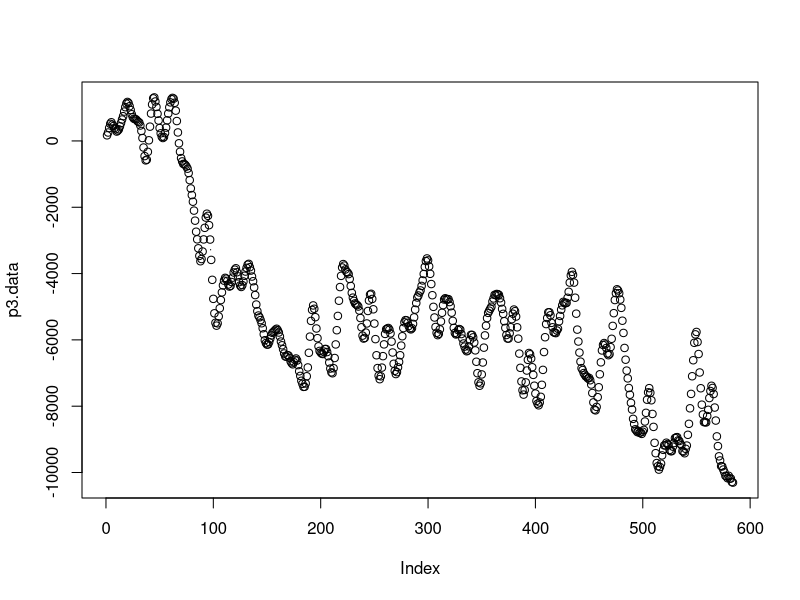
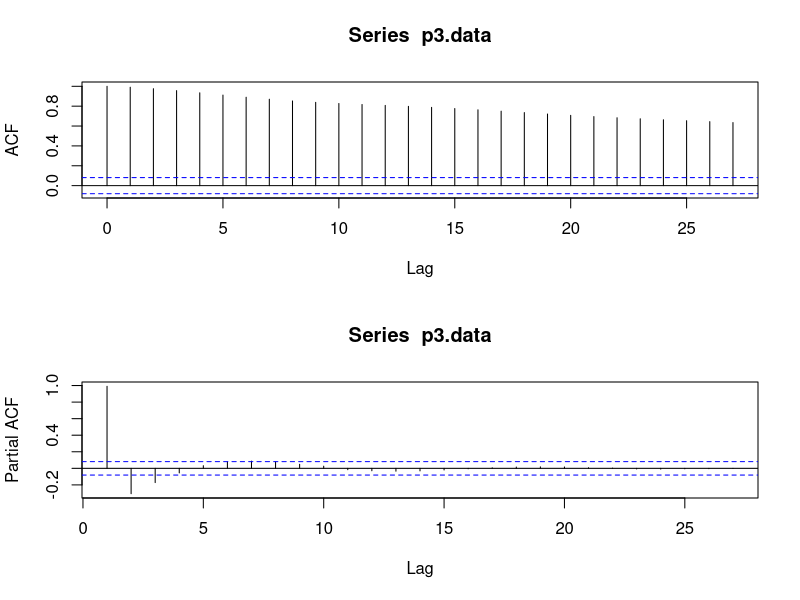
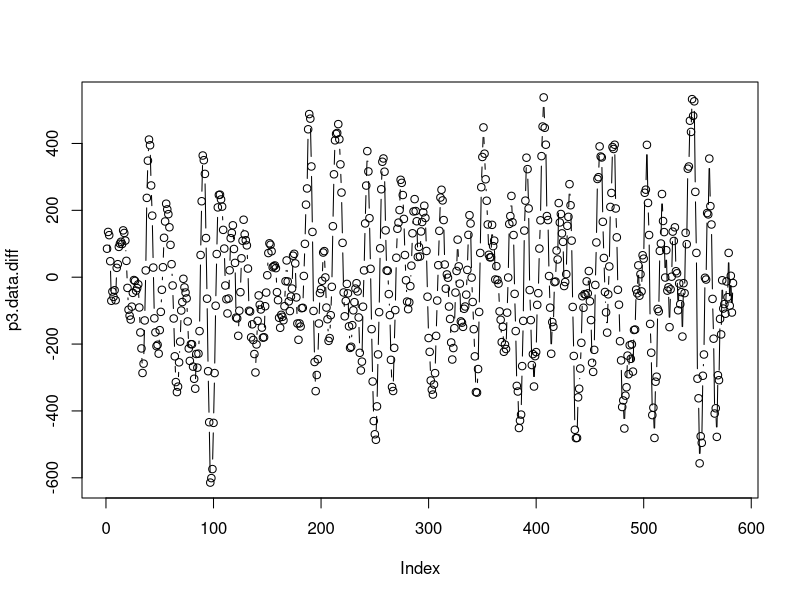
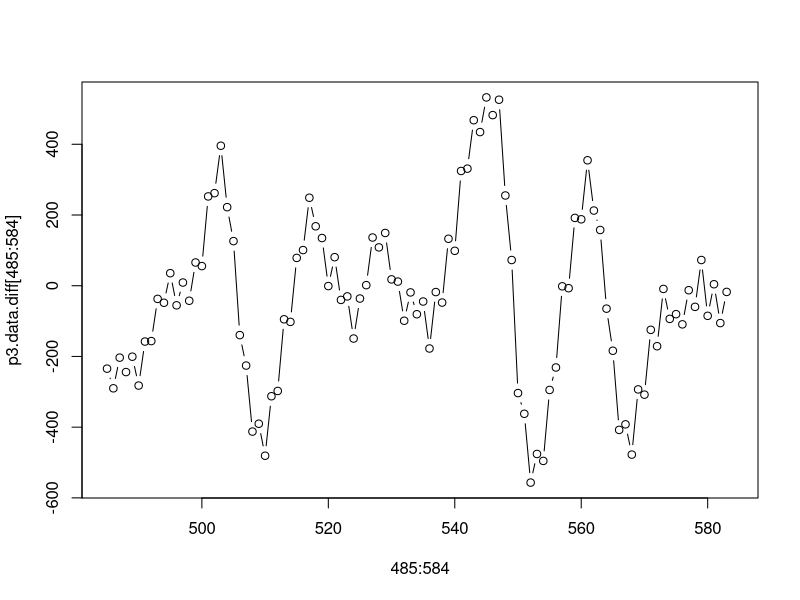

Generate these figures, in order, with R: (Note: this script raises an error after producing the figures.)
##### Supporting Code for Dataset 1 #####
setwd('~/documents/sjsu/265/time-series-project')

p3.data <- scan('proj3.txt')

## Visuals original data
plot(p3.data, type = "b")

par(mfrow=c(2,1))
   acf(p3.data, type = c("correlation"))
   acf(p3.data, type = c("partial"))
par(mfrow=c(1,1))

# Checking for non-stationarity
library(tseries)
adf.test(p3.data)
# Result: p-value 0.1513
# Fail to reject null hypothesis, conclude that the data is non-stationary

## Differencing data 1 time
p3.data.diff <- diff(p3.data, lag = 1)

plot(p3.data.diff, type = "b")
plot(485:584, p3.data.diff[485:584], type = "b")
###### Data looks SUSPICIOUSLY like dataset 1 #####

par(mfrow=c(2,1))
   plot(p1.data, type = "b")
   plot(p3.data.diff, type = "b")
par(mfrow=c(1,1))

# Starting at p3.data.dif[49] every point after is 75 less than p1.data
p3.data.diff[49:549]-p1.data[1:501]
# PLOT PROVING EXACT RELATIONSHIP
plot(p3.data.diff, type = "b")
lines(49:549, (p1.data[1:501] - 75), type = "b", col = "red")

###################################################

par(mfrow=c(2,1))
   acf(p3.data.diff, type = c("correlation"))
   acf(p3.data.diff, type = c("partial"))
par(mfrow=c(1,1))

# Mean stuff
mean(p3.data)

p3.data.demean <- p3.data - mean(p3.data)
df <- data.frame(p3.data, p3.data.demean)

library(ggplot2)
ggplot(df, aes(x = seq(1,length(p3.data)), y = p3.data.demean)) + 
geom_line() + 
geom_point() + 
geom_smooth()  + 
geom_line(aes(y = p3.data), colour = 'red') +
geom_smooth(aes(y = p3.data), colour = 'red')

plot(p3.data.demean, type = "b")

par(mfrow=c(2,1))
   acf(p3.data.demean, type = c("correlation"))
   acf(p3.data.demean, type = c("partial"))
par(mfrow=c(1,1))


# ACF exhibits sinusoidal decay
# PACF looks weird up to lag 8, cuts off after that

##### Candidate Model Analsysis #####

# General AIC analysis of many models up to ARMA(7,10)
ar.p <- 7
ma.q <- 10

ar.vec <- rep(0:ar.p, each = (ma.q + 1))
ma.vec <- rep(seq(0,ma.q), (ar.p + 1))


aic.vec <- vector()
sig2.vec <- vector()
loglik.vec <- vector()
arma.res.ss <- vector()
bic.vec <- vector()
for(p in 1:(ar.p + 1)) {
    for(q in 1:(ma.q + 1)) {
    	temp.arma <- arima(p3.data.demean, order = c(p-1, 0, q-1), include.mean = FALSE, method = "ML")
        aic.vec <- c(aic.vec, temp.arma$aic)
        sig2.vec <- c(sig2.vec, temp.arma$sigma2)
        loglik.vec <- c(loglik.vec, temp.arma$loglik)
        arma.res.ss <- c(arma.res.ss, sum((temp.arma$residuals)^2)/(length(p3.data) - (p + q) - (p + q + 1)))
        bic.vec <- c(bic.vec, BIC(temp.arma))
    }
}

aic.df <- data.frame(AR = ar.vec, MA = ma.vec, AIC = aic.vec, BIC = bic.vec, Sigma2 = sig2.vec, LogLik = loglik.vec, SSres = arma.res.ss)

# Ranking the models based on performance in each column
n <- (ar.p + 1)*(ma.q + 1)
testy <- aic.df
testy$Rank <- rep(0,n)
for (i in 3:7) {
	if (i == 6) {
		testy <- testy[order(testy[,i], decreasing = TRUE),]
		testy$Rank <- testy$Rank + seq(1,n)
	} else {
		testy <- testy[order(testy[,i]),]
		testy$Rank <- testy$Rank + seq(1,n)
	}
}
testy <- testy[order(testy$Rank),]

### Prep for log likelihood ratios
aic.df.clean <- aic.df[aic.df$AIC != 'NaN',]
aic.df.clean$AICchange <- round(100*(aic.df.clean$AIC - min(aic.df.clean$AIC))/min(aic.df.clean$AIC), digits = 2)
aic.df.clean$LL2 <- -2*aic.df.clean$LogLik
aic.df.clean$TotalParams <- aic.df.clean$AR + aic.df.clean$MA
aic.df.clean.sort <- aic.df.clean[order(aic.df.clean$AIC),]
rownames(aic.df.clean.sort) <- 1:nrow(aic.df.clean.sort)

# Log likelihood tests: numerator L1 needs to be a subset of L2
# Null hypothesis: the models are equivalent
# Retain: choose the model that is smaller
# Reject: choose the model that has bettre likelihood, aic, sigma2 etc.
# Reject null hypothesis if following code returns true:
L1 <- 9 
L2 <- 14
nu <- (aic.df.clean.sort$TotalParams[L2] - aic.df.clean.sort$TotalParams[L1])
ifelse( (aic.df.clean.sort$LL2[L1] - aic.df.clean.sort$LL2[L2]) > (nu + sqrt(2*nu)), 'REJECT the null hypothesis', 'Retain the null hypothesis: choose smaller model')

### END Likelihood ratio code


# Plotting residual sum of squares against order to see where curve flattens out: looks like 5 (minor decrease again at 7 but flat afterwards)
ar.res.ss <- vector(mode = 'numeric')
for(p in 1:13) {
	temp.ar <- arima(p3.data.demean, order = c(p-1,0,0), include.mean = FALSE)
	ar.res.ss[p-1] <- sum((temp.ar$residuals)^2)
}
plot(0:(length(ar.res.ss)-1), ar.res.ss)

### Candidates
# Likelihood ratio test says choose ARMA(5,3) over ARMA(7,3)
my.arma.7.3 <- arima(p3.data.demean, order = c(7,0,3), include.mean = FALSE, method = "ML")
my.arma.5.3 <- arima(p3.data.demean, order = c(5,0,3), include.mean = FALSE, method = "ML")
my.arma.6.9 <- arima(p3.data.demean, order = c(6,0,9), include.mean = FALSE, method = "ML")
my.arma.7.9 <- arima(p3.data.demean, order = c(7,0,9), include.mean = FALSE, method = "ML")

# Comparing theoretical acf/pacf to sample based on estimated model parameters
par(mfcol=c(2,2))
   acf(p3.data.demean, type = c("correlation"))
   plot(0:25, ARMAacf(ar = my.arma.7.3$coef[1:7], ma = my.arma.7.3$coef[8:10], lag.max=25), type="h", xlab = "Lag", ylab = "Theoretical ACF")
   abline(h=0)
   acf(p3.data.demean, type = c("partial"))
   plot(1:25, ARMAacf(ar = my.arma.7.3$coef[1:7], ma = my.arma.7.3$coef[8:10], lag.max=25, pacf=TRUE), type="h", xlab = "Lag", ylab = "Theoretical PACF")
   abline(h=0)
par(mfrow=c(1,1)) 



##### FINAL MODELS...CHOOSE ONE!!! #####

my.arma.final <- arima(p3.data.demean, order = c(6,0,9), include.mean = FALSE)

# CHECK RESIDUALS
tsdiag(my.arma.final)
# Final 13 predictions

my.preds.final <- predict(my.arma.final, n.ahead = 13, se.fit = TRUE)

preds <- my.preds.final$pred + mean(p3.data)
se <- my.preds.final$se
lower.bound <- preds - 2*se
upper.bound <- preds + 2*se

cbind(lower.bound, preds, upper.bound)

# Plot predictions
plot(450:501, p3.data[450:501], ylim = c(-650, 650), xlim=c(450,515), type="b")
lines(502:514, preds, type="b", col="red")
lines(502:514, upper.bound, type="l", col="blue")
lines(502:514, lower.bound, type="l", col="blue")
